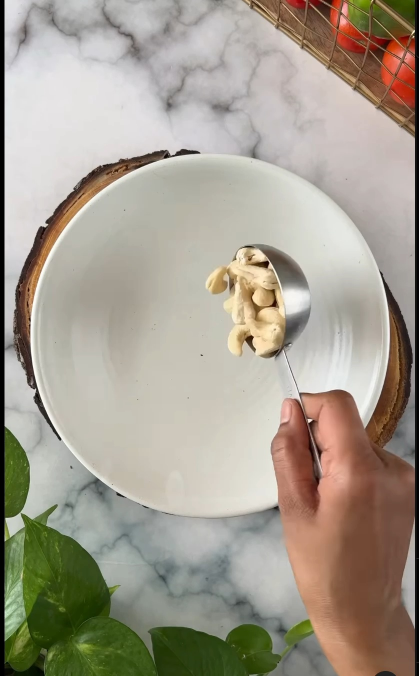
#> input picture src/data/video10/frames/frame_0000.jpg, 838 x 1352 px, found by its file name (shown at 1/2 size); its folder holds only this picture in this run
$ python image_stacking.py
#> lines starting #> are read from the running program, lines starting #| are printed output that depends on the picture; after the words box and inside, x2 and y2 are one past the last pixel; in counts of white or black regions, pixels touching at a corner belong together
#> in stack_frames_from_folder, frame is the input picture: shape (1352, 838, 3); mean B, G, R 142.6, 156.7, 164.5
import cv2
import os
import numpy as np

def add_label(frame, label):
    """Overlay label (e.g., filename) on the frame with larger text."""
#> called with label = 'frame_0000'
    font = cv2.FONT_HERSHEY_SIMPLEX
    font_scale = 2  # Increased for bigger text
    color = (255, 255, 255)  # White text
    thickness = 4  # Thicker text

    text_size = cv2.getTextSize(label, font, font_scale, thickness)[0]
    text_x = 20
    text_y = text_size[1] + 30  # Position lower for visibility
    padding = 20

    box_start = (text_x - padding, text_y - text_size[1] - padding)
    box_end = (text_x + text_size[0] + padding, text_y + padding)

    # Draw semi-transparent black background
    overlay = frame.copy()
    cv2.rectangle(overlay, box_start, box_end, (0, 0, 0), -1)
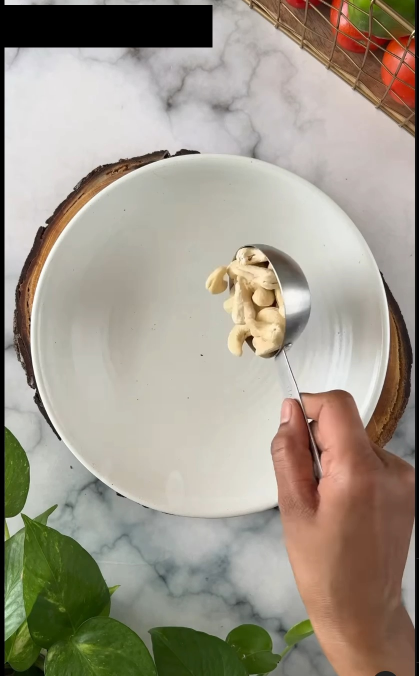
#> overlay: shape (1352, 838, 3) (shown at 1/2 size); 3.13% of pixels changed, all inside (x1, y1, x2, y2) = (8, 10, 425, 95)
    cv2.addWeighted(overlay, 0.5, frame, 0.5, 0, frame)

    # Put the label text
    cv2.putText(frame, label, (text_x, text_y), font, font_scale, color, thickness, cv2.LINE_AA)
    cv2.rectangle(frame, box_start, box_end, (0, 0, 255), 3)  # Optional red outline
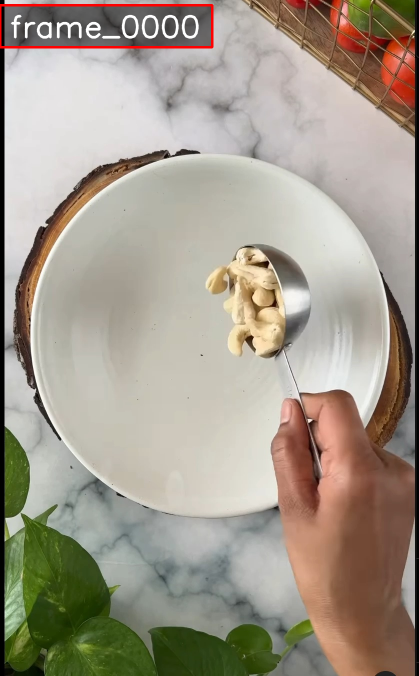
#> frame: shape (1352, 838, 3) (shown at 1/2 size); mean B, G, R 140.2, 154.2, 163.1

    return frame


def add_frame_border(frame, border_thickness=5):
    """Adds a white border around each frame."""
#> called with border_thickness = 5
    border_color = (255, 255, 255)
    return cv2.copyMakeBorder(frame, border_thickness, border_thickness, border_thickness, border_thickness,
                               cv2.BORDER_CONSTANT, value=border_color)
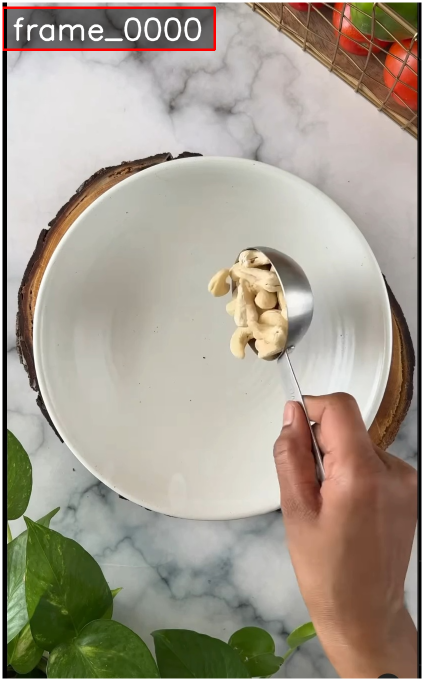
#> returned value: shape (1362, 848, 3) (shown at 1/2 size); mean of channels 0, 1, 2 142.3, 156.1, 164.8; drawn as B, G, R

def stack_frames_from_folder(frames_folder, output_image_path):
    # Gather and sort image filenames
    frame_files = sorted([
        f for f in os.listdir(frames_folder)
        if f.lower().endswith(('.jpg', '.jpeg', '.png'))
    ])

    if not frame_files:
        print(" No image frames found in folder.")
        return

    stacked_frames = []

    for filename in frame_files:
        image_path = os.path.join(frames_folder, filename)
        frame = cv2.imread(image_path)

        if frame is None:
            print(f"Skipping invalid image: {filename}")
            continue

        # Add filename label and border
        frame = add_label(frame, os.path.splitext(filename)[0])
        frame = add_frame_border(frame)
        stacked_frames.append(frame)

    # Resize all frames to the same width
    frame_width = min(f.shape[1] for f in stacked_frames)
#> frame_width = 848
    resized_frames = [
        cv2.resize(f, (frame_width, int(f.shape[0] * (frame_width / f.shape[1]))))
        for f in stacked_frames
    ]
#> resized_frames = 1 item

    # Stack vertically
    stacked_image = np.vstack(resized_frames)
    cv2.imwrite(output_image_path, stacked_image)
    print(f" Stacked image saved at: {output_image_path}")

    return output_image_path

# === USAGE ===
frames_folder = "/src/data/video10/frames"  # Replace with your folder path
output_image_path = "/src/data/video10/stacked_frames.jpg"

stack_frames_from_folder(frames_folder, output_image_path)

$ run again, on src/data/video10/frames/frame_0004.jpg
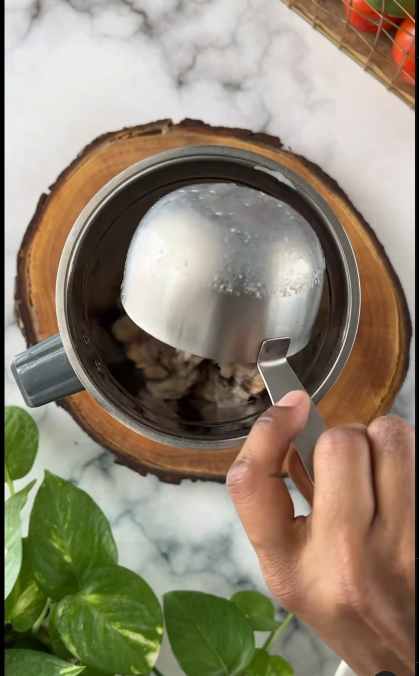
#> input picture src/data/video10/frames/frame_0004.jpg, 838 x 1352 px, found by its file name (shown at 1/2 size)
#> in stack_frames_from_folder, frame is the input picture: shape (1352, 838, 3); mean B, G, R 112.8, 132.5, 143.4
#> in add_label, `cv2.rectangle(overlay, box_start, box_end, (0, 0, 0), -1)`:
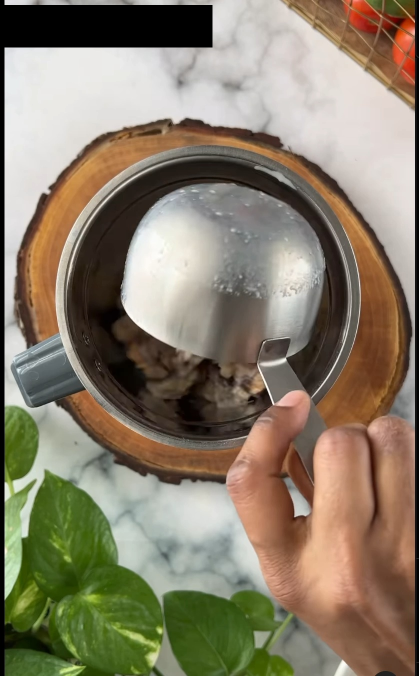
#> overlay: shape (1352, 838, 3) (shown at 1/2 size); 3.13% of pixels changed, all inside (x1, y1, x2, y2) = (7, 10, 425, 95)
#> in add_frame_border, `return cv2.copyMakeBorder(frame, border_thickness, border_thickness, b..`:
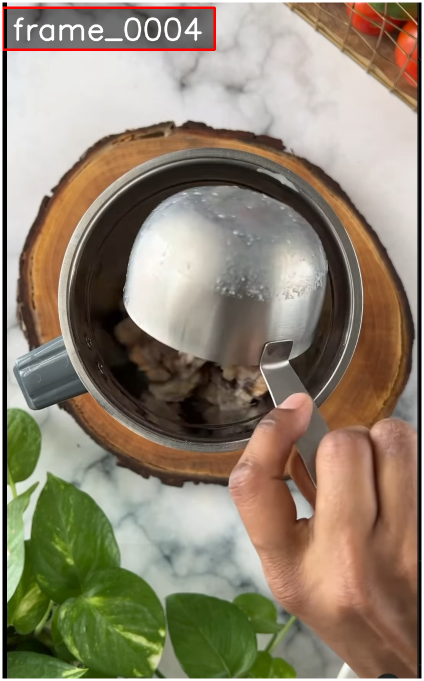
#> returned value: shape (1362, 848, 3) (shown at 1/2 size); mean of channels 0, 1, 2 112.5, 131.9, 143.6; drawn as B, G, R
#> frame_width = 848
#> resized_frames = 1 item

$ run again, on src/data/video10/frames/frame_0005.jpg
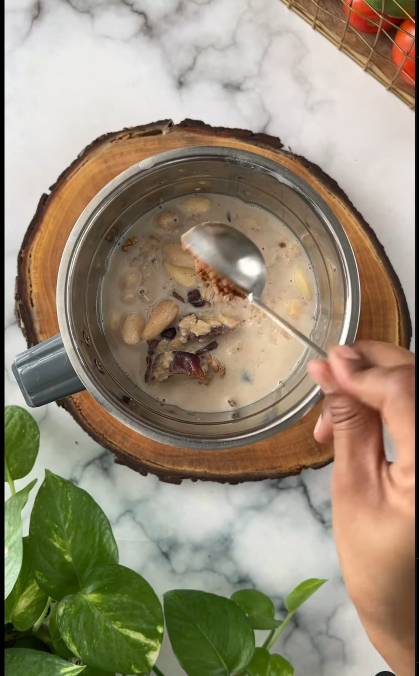
#> input picture src/data/video10/frames/frame_0005.jpg, 838 x 1352 px, found by its file name (shown at 1/2 size)
#> in stack_frames_from_folder, frame is the input picture: shape (1352, 838, 3); mean B, G, R 117.9, 139.6, 151.3
#> in add_label, `cv2.rectangle(overlay, box_start, box_end, (0, 0, 0), -1)`:
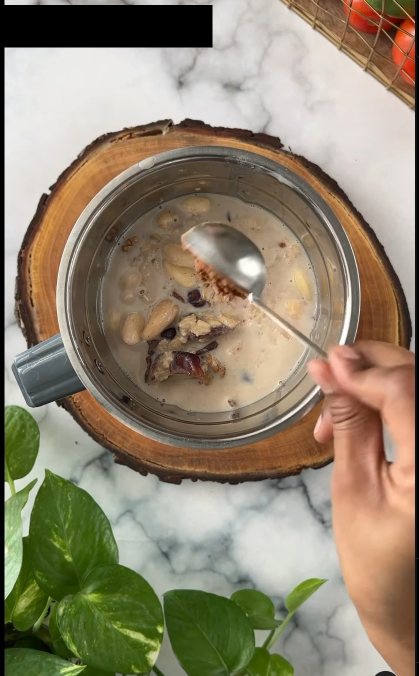
#> overlay: shape (1352, 838, 3) (shown at 1/2 size); 3.13% of pixels changed, all inside (x1, y1, x2, y2) = (6, 10, 425, 95)
#> in add_frame_border, `return cv2.copyMakeBorder(frame, border_thickness, border_thickness, b..`:
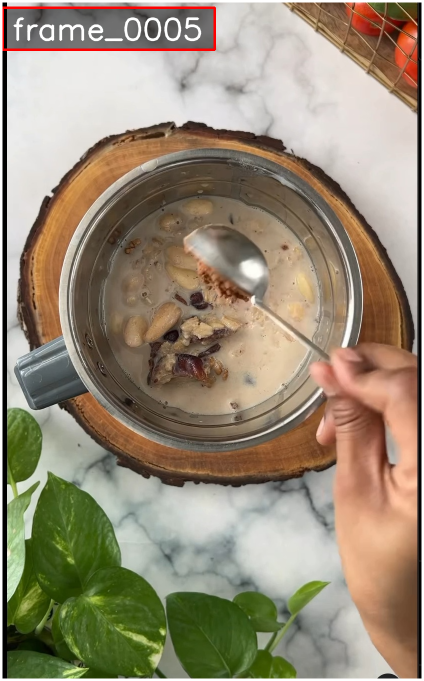
#> returned value: shape (1362, 848, 3) (shown at 1/2 size); mean of channels 0, 1, 2 117.5, 138.8, 151.4; drawn as B, G, R
#> frame_width = 848
#> resized_frames = 1 item

$ run again, on src/data/video10/frames/frame_0006.jpg
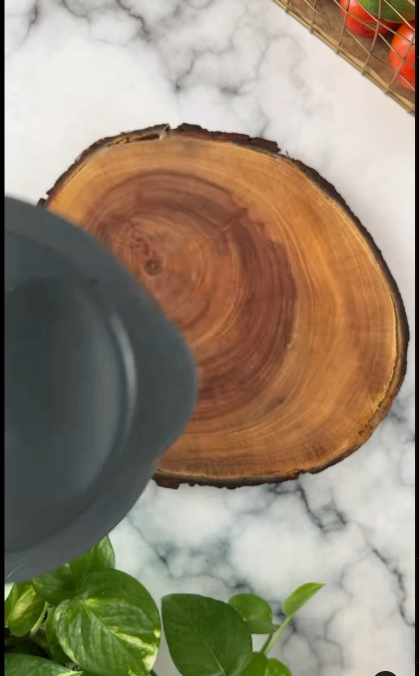
#> input picture src/data/video10/frames/frame_0006.jpg, 838 x 1352 px, found by its file name (shown at 1/2 size)
#> in stack_frames_from_folder, frame is the input picture: shape (1352, 838, 3); mean B, G, R 113.9, 134.3, 148.9
#> in add_label, `cv2.rectangle(overlay, box_start, box_end, (0, 0, 0), -1)`:
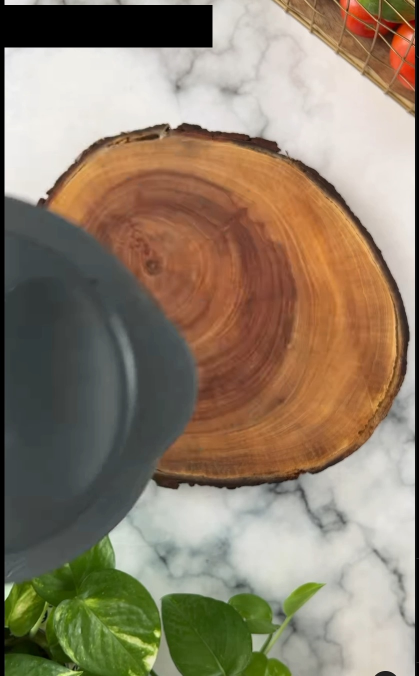
#> overlay: shape (1352, 838, 3) (shown at 1/2 size); 3.12% of pixels changed, all inside (x1, y1, x2, y2) = (8, 10, 425, 95)
#> in add_frame_border, `return cv2.copyMakeBorder(frame, border_thickness, border_thickness, b..`:
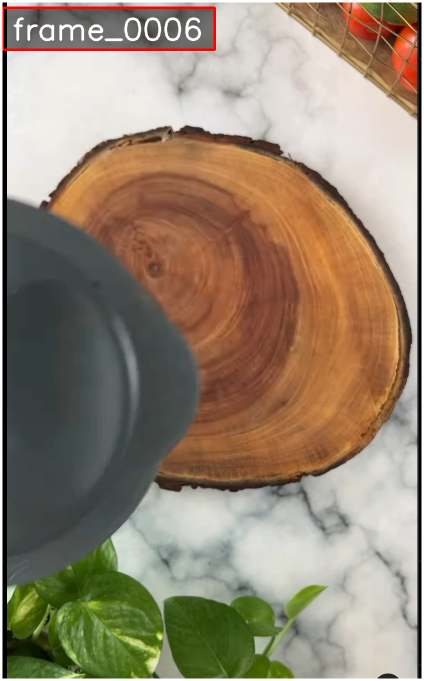
#> returned value: shape (1362, 848, 3) (shown at 1/2 size); mean of channels 0, 1, 2 113.7, 133.6, 149; drawn as B, G, R
#> frame_width = 848
#> resized_frames = 1 item

$ run again, on src/data/video10/frames/frame_0001.jpg
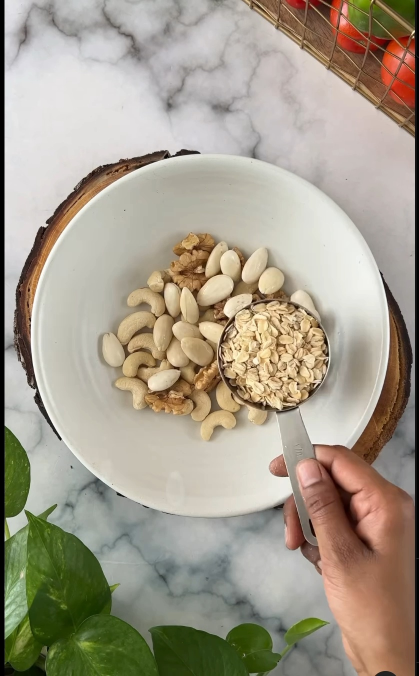
#> input picture src/data/video10/frames/frame_0001.jpg, 838 x 1352 px, found by its file name (shown at 1/2 size)
#> in stack_frames_from_folder, frame is the input picture: shape (1352, 838, 3); mean B, G, R 139.5, 156.2, 164.8
#> in add_label, `cv2.rectangle(overlay, box_start, box_end, (0, 0, 0), -1)`:
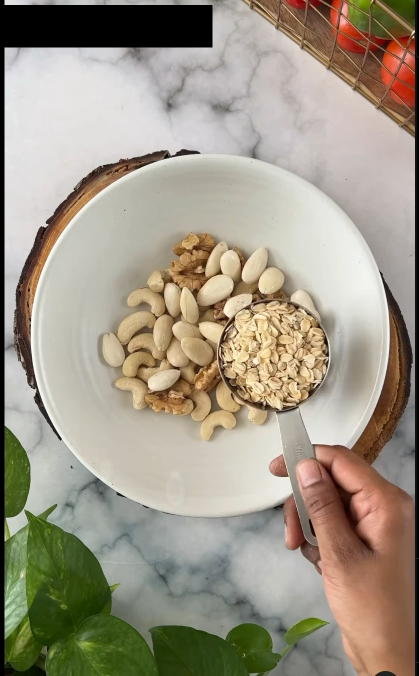
#> overlay: shape (1352, 838, 3) (shown at 1/2 size); 3.13% of pixels changed, all inside (x1, y1, x2, y2) = (7, 10, 425, 95)
#> in add_frame_border, `return cv2.copyMakeBorder(frame, border_thickness, border_thickness, b..`:
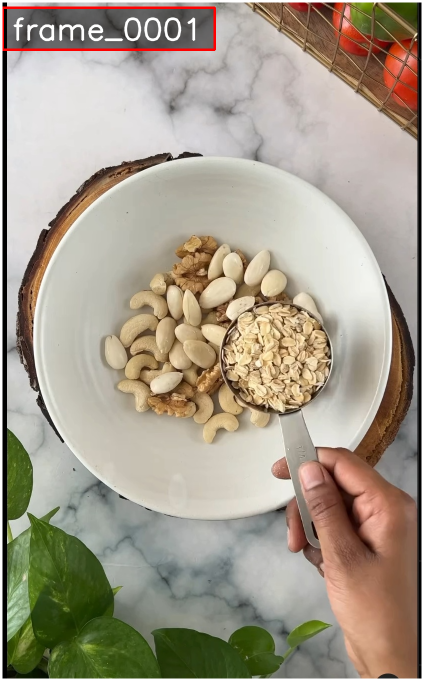
#> returned value: shape (1362, 848, 3) (shown at 1/2 size); mean of channels 0, 1, 2 139.2, 155.6, 165.1; drawn as B, G, R
#> frame_width = 848
#> resized_frames = 1 item
